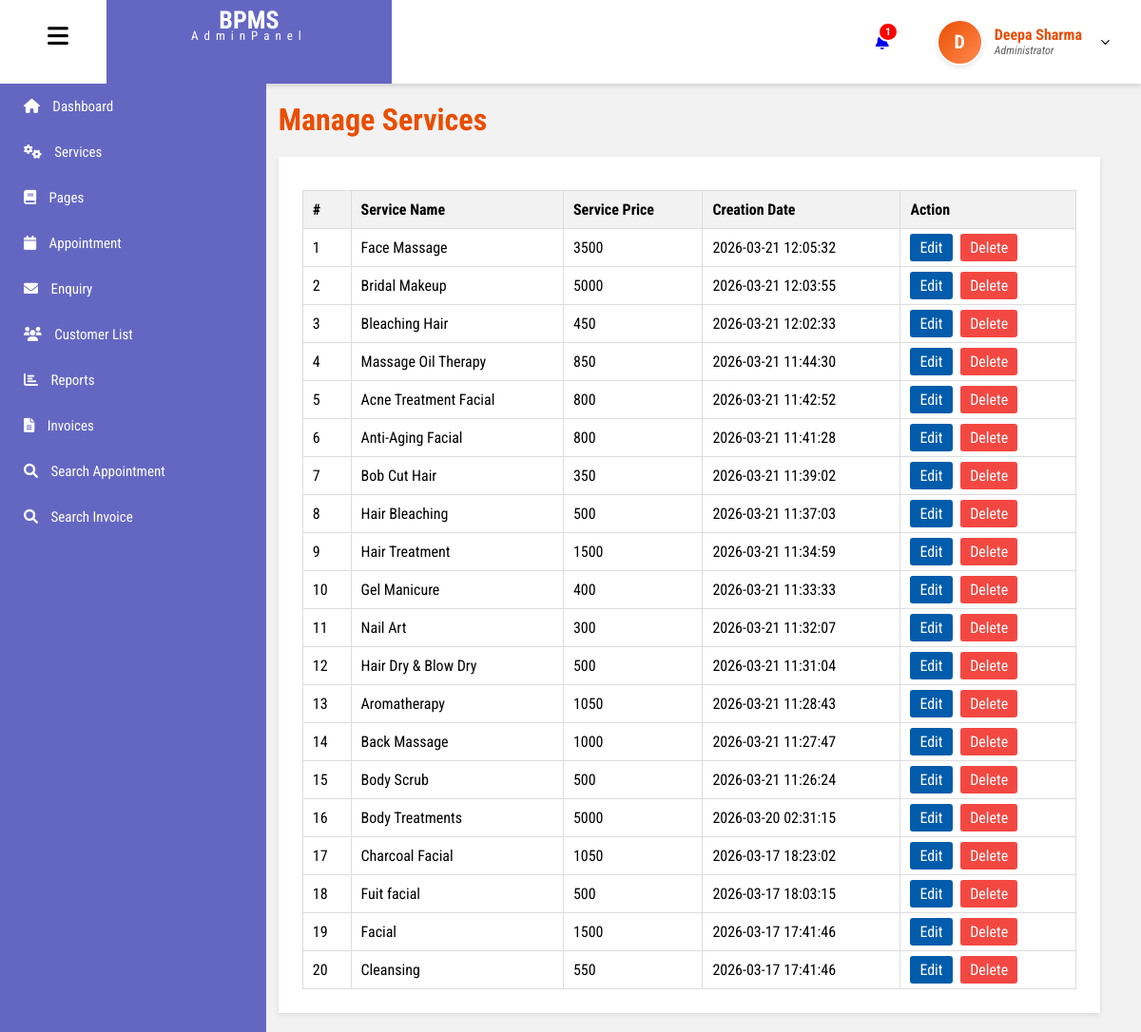
Screenshot of /admin/manage-services.php (signed in) with the database file from the repository.
### tables this page shows
CREATE TABLE `tblusers` (
  `id` int(11) NOT NULL,
  `FullName` varchar(100) DEFAULT NULL,
  `email` varchar(100) NOT NULL,
  `Image` varchar(200) DEFAULT NULL,
  `password` varchar(255) NOT NULL,
  `role` enum('admin','user') NOT NULL,
  `created_at` timestamp NOT NULL DEFAULT current_timestamp(),
  `MobileNumber` varchar(15) DEFAULT NULL
);

CREATE TABLE `services` (
  `id` int(11) NOT NULL,
  `service_name` varchar(100) DEFAULT NULL,
  `service_desc` text DEFAULT NULL,
  `cost` int(11) DEFAULT NULL,
  `image` varchar(255) DEFAULT NULL,
  `creation_date` timestamp NOT NULL DEFAULT current_timestamp()
);

### admin/manage-services.php (the view, shortened to what this page needs)
<?php
include 'includes/dbconnection.php';
?>
<!DOCTYPE html>
<html lang="en">
<head>
    <link rel="stylesheet" href="css/manage-services.css">
    <link rel="stylesheet" href="includes/sidebar.css">
</head>
<body>
    <?php include 'includes/header.php'; ?>
    <?php include 'includes/sidebar.php'; ?>
    <main id="main-content" class="main-content">
        <div class="container">
            <h2 class="page-title">Manage Services</h2>
            <div class="card-box">
                <table class="service-table">
                    <thead>
                        <tr>
                            <th>#</th>
                            <th>Service Name</th>
                            <th>Service Price</th>
                            <th>Creation Date</th>
                            <th>Action</th>
                        </tr>
                    </thead>
                    <tbody>
                    <?php
                    $ret = mysqli_query($con, "SELECT * FROM services ORDER BY id DESC");
                    $cnt = 1;
                    while ($row = mysqli_fetch_array($ret)) {
                    ?>
                        <tr>
                            <td><?php echo $cnt; ?></td>
                            <td><?php echo $row['service_name']; ?></td>
                            <td><?php echo $row['cost']; ?></td>
                            <td><?php echo $row['creation_date']; ?></td>
                            <td class="action-buttons">
                                <a href="edit-services.php?editid=<?php echo $row['id']; ?>" class="btn-edit">Edit</a>
                                <a href="manage-services.php?delid=<?php echo $row['id']; ?>" class="btn-delete" onclick="return confirm('Do you really want to delete?');">Delete</a>
                            </td>
                        </tr>
                    <?php $cnt++; } ?>
                    </tbody>
                </table>
            </div>
        </div>
    </main>
</body>
</html>

### admin/includes/header.php (shortened to what this page needs)
<?php
include_once('includes/dbconnection.php');
$adminid = $_SESSION['bpmsaid'];
$headerQuery = mysqli_query($con, "SELECT FullName, Image FROM tblusers WHERE id='$adminid'");
$adminData = mysqli_fetch_array($headerQuery);
$fullName = !empty($adminData['FullName']) ? $adminData['FullName'] : "Admin";
$adminImage = $adminData['Image'];
$initial = strtoupper(substr($fullName, 0, 1));
$ret = mysqli_query($con, "SELECT ID FROM tblappointment WHERE Status='Pending' OR Status='' OR Status='0'");
$new_count = mysqli_num_rows($ret);
?>
<!DOCTYPE html>
<html lang="en">
<head>
  <link rel="stylesheet" href="https://cdnjs.cloudflare.com/ajax/libs/font-awesome/6.0.0/css/all.min.css">
  <link rel="stylesheet" href="includes/header.css">
</head>
<body>
<header id="header">
  <div class="logo">
    <i class="fa-solid fa-bars" id="hamburger"></i>
    <div class="logo2">
      <h1>BPMS</h1>
      <p>AdminPanel</p>
    </div>
  </div>
  <div class="icon">
    <div class="bell">
      <a href="new-appointment.php" style="position: relative; text-decoration: none;">
        <i class="fa-solid fa-bell"></i>
        <?php if($new_count > 0): ?>
          <span class="notification-badge"><?php echo $new_count; ?></span>
        <?php endif; ?>
      </a>
    </div>
    <div class="admin-profile-container" style="position: relative; display: flex; align-items: center;">
      <div class="user" onclick="toggleDropdown()" style="cursor: pointer;">
        <div class="avatar-circle">
            <?php if(empty($adminImage)): ?>
                <?php echo $initial; ?>
            <?php else: ?>
                <img src="images/<?php echo $adminImage; ?>" alt="Admin Profile" class="profile-pic">
            <?php endif; ?>
        </div>
        <div class="user-text">
          <h3><?php echo $fullName; ?></h3>
          <p>Administrator</p>
        </div>
        <img src="images/dropdown.svg" alt="dropdown" id="drop-arrow" style="transition: transform 0.3s;">
      </div>
    </div>
  </div>
</header>
</body>
</html>

### admin/css/manage-services.css (style rules this page uses)
body { font-family: 'Poppins', 'Roboto', sans-serif; background: #f3f3f3; margin: 0; padding: 0; }
.main-content { position: relative; top: 60px; margin-left: 0; min-height: 100vh; padding: 20px; background: #f2f2f2; box-sizing: border-box; transition: margin-left 0.3s ease; }
.main-content.shifted { margin-left: 250px; }
.container { width: 95%; margin: 0 auto; }
.page-title { color: #e94e02; font-size: 32px; margin-bottom: 20px; }
.card-box { background: #ffffff; padding: 25px; box-shadow: 0 2px 5px rgba(0, 0, 0, 0.1); overflow-x: auto; }
.service-table { width: 100%; border-collapse: collapse; margin-top: 10px; }
.service-table th, .service-table td { border: 1px solid #ddd; padding: 10px; text-align: left; }
.service-table th { background: #f2f2f2; }
.action-buttons { white-space: nowrap; }
.btn-edit { background: #025cab; color: white; padding: 5px 10px; text-decoration: none; border-radius: 3px; margin-right: 5px; }
.btn-delete { background: #f34842; color: white; padding: 5px 10px; text-decoration: none; border-radius: 3px; }

### admin/includes/sidebar.css (style rules this page uses)
#header { position: fixed; top: 0; left: 0; height: 11vh; width: 100%; background: #ffffff; display: flex; justify-content: space-between; align-items: center; box-shadow: 0 2px 5px #ccc; z-index: 2000; }

### admin/includes/header.css (style rules this page uses)
body { font-family: 'Roboto Condensed', sans-serif; margin: 0; padding: 0; background-color: #e3e3e3; }
#header { display: flex; justify-content: space-between; height: 11vh; background-color: white; box-shadow: 0 2px 5px rgb(181, 176, 176); position: sticky; top: 0; z-index: 1000; }
.logo { display: flex; gap: 40px; }
.logo i { font-size: 25px; padding-top: 25px; margin-left: 50px; cursor: pointer; }
.logo2 { width: 300px; height: 11vh; text-align: center; background-color: #6467c2; color: white; line-height: 12px; font-size: 13px; }
.logo2 h1 { margin: 15px 0 5px 0; }
.logo2 p { letter-spacing: 6px; margin: 0; }
.icon { display: flex; }
.bell { padding: 30px 50px; display: flex; align-items: center; }
.notification-badge { position: absolute; top: -12px; right: -10px; background-color: #ff0000; color: white; font-size: 11px; padding: 2px 6px; border-radius: 50%; font-weight: bold; border: 2px solid white; }
.user { display: flex; gap: 12px; padding-right: 30px; align-items: center; height: 100%; }
.avatar-circle { width: 45px; height: 45px; border-radius: 50%; background: linear-gradient(135deg, #e94e02, #ff8a50); color: white; display: flex; align-items: center; justify-content: center; font-weight: bold; font-size: 20px; overflow: hidden; border: 2px solid #fff; box-shadow: 0 2px 5px rgba(0,0,0,0.1); }
.user-text { line-height: 1.2; }
.user-text h3 { color: #e94e02; margin: 0; font-size: 16px; }
.user-text p { font-style: italic; color: rgb(97, 97, 98); margin: 0; font-size: 12px; }
.user img#drop-arrow { width: 15px; margin-left: 5px; }

### rows the page displays
tblusers: FullName "D", FullName "Deepa Sharma"
services: service_name "Face Massage", cost "3500", creation_date "2026-03-21 12:05:32"
services: service_name "Bridal Makeup", cost "5000", creation_date "2026-03-21 12:03:55"
services: service_name "Bleaching Hair", cost "450", creation_date "2026-03-21 12:02:33"
services: service_name "Massage Oil Therapy", cost "850", creation_date "2026-03-21 11:44:30"
services: service_name "Acne Treatment Facial", cost "800", creation_date "2026-03-21 11:42:52"
services: service_name "Anti-Aging Facial", cost "800", creation_date "2026-03-21 11:41:28"
services: service_name "Bob Cut Hair", cost "350", creation_date "2026-03-21 11:39:02"
services: service_name "Hair Bleaching", cost "500", creation_date "2026-03-21 11:37:03"
services: service_name "Hair Treatment", cost "1500", creation_date "2026-03-21 11:34:59"
services: service_name "Gel Manicure", cost "400", creation_date "2026-03-21 11:33:33"
services: service_name "Nail Art", cost "300", creation_date "2026-03-21 11:32:07"
services: service_name "Hair Dry & Blow Dry", cost "500", creation_date "2026-03-21 11:31:04"
services: service_name "Aromatherapy", cost "1050", creation_date "2026-03-21 11:28:43"
services: service_name "Back Massage", cost "1000", creation_date "2026-03-21 11:27:47"
services: service_name "Body Scrub", cost "500", creation_date "2026-03-21 11:26:24"
services: service_name "Body Treatments", cost "5000", creation_date "2026-03-20 02:31:15"
services: service_name "Charcoal Facial", cost "1050", creation_date "2026-03-17 18:23:02"
services: service_name "Fuit facial", cost "500", creation_date "2026-03-17 18:03:15"
services: service_name "Facial", cost "1500", creation_date "2026-03-17 17:41:46"
services: service_name "Cleansing", cost "550", creation_date "2026-03-17 17:41:46"

### other values shown
$new_count "1"
